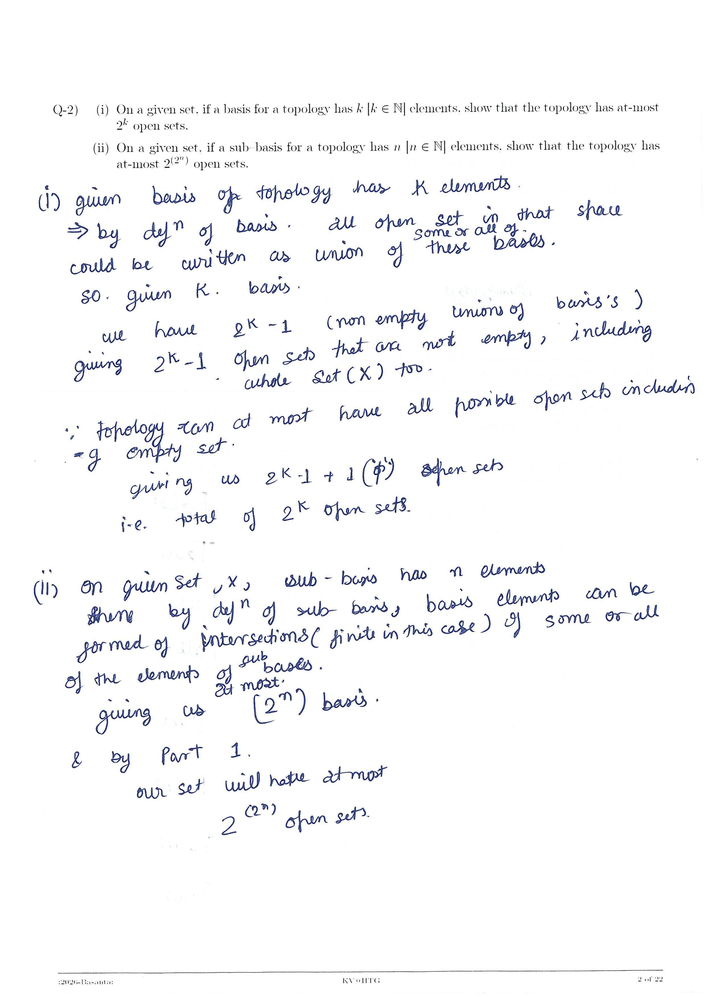
#> input picture samples/sample_A/5_prepared.png, 706 x 999 px, shrunk from 1447 x 2048 before the run
$ python sparse_page.py
#> lines starting #> are read from the running program, lines starting #| are printed output that depends on the picture; after the words box and inside, x2 and y2 are one past the last pixel; in counts of white or black regions, pixels touching at a corner belong together
# -*- coding: utf-8 -*-
"""
Created on Mon Apr  6 23:50:39 2026

@author: Gaurav
"""

#!/usr/bin/env python3
import cv2, numpy as np, shutil, sys
from pathlib import Path

def main():
    print("🧠 Smart Page Sorter (Blank / Sparse / Content)")

    # 1. Paths
    src_input = input("📁 Source folder path: ").strip().strip('"').strip("'")
#> the answer given: ../samples/sample_A
    dst_root = input("📂 Destination base folder (will create 3 subfolders): ").strip().strip('"').strip("'")
#> the answer given: ../samples/sample_A

    # 2. Configuration
    try:
        threshold_val = int(input("🌑 Threshold for 'ink' (0-255) [default 200]: ").strip() or 200)
#> the answer given: 100
        if not (0 < threshold_val <= 255): raise ValueError("Must be 1-255.")

        # These define your 3 buckets
        max_blank_ratio = float(input("📉 Max ratio (%) for Blank [default 0.05]: ").strip() or 0.05)
#> the answer given: 3
        max_sparse_ratio = float(input("📉 Max ratio (%) for Sparse [default 0.8]: ").strip() or 0.8)
#> the answer given: 3

    except ValueError as e:
        print(f"❌ Invalid input: {e}"); sys.exit(1)

    src_path = Path(src_input)
    base_dest = Path(dst_root)

    if not src_path.exists():
        print("❌ Source not found."); sys.exit(1)

    # Auto-create subfolders
    dir_content = base_dest / "01_Ready_for_Training"
    dir_sparse  = base_dest / "02_Review_Sparse"
    dir_blank   = base_dest / "03_Discard_Blank"

    for d in [dir_content, dir_sparse, dir_blank]:
        d.mkdir(parents=True, exist_ok=True)

    # Gather & Sort Images
    valid_ext = {'.png', '.jpg', '.jpeg', '.bmp', '.tiff'}
    files = sorted([f for f in src_path.iterdir() if f.suffix.lower() in valid_ext])
    if not files:
        print("⚠️ No images found."); sys.exit(0)

    print(f"\n📊 Sorting {len(files)} pages into 3 categories...\n")
    counters = {"content": 0, "sparse": 0, "blank": 0, "errors": 0}

    for i, img_path in enumerate(files, 1):
        try:
            img = cv2.imread(str(img_path))
#> img is the input picture: shape (999, 706, 3); mean B, G, R 249.2, 247.8, 247.5
            if img is None:
                counters["errors"] += 1
                continue

            # 1. Pre-processing
            gray = cv2.cvtColor(img, cv2.COLOR_BGR2GRAY)
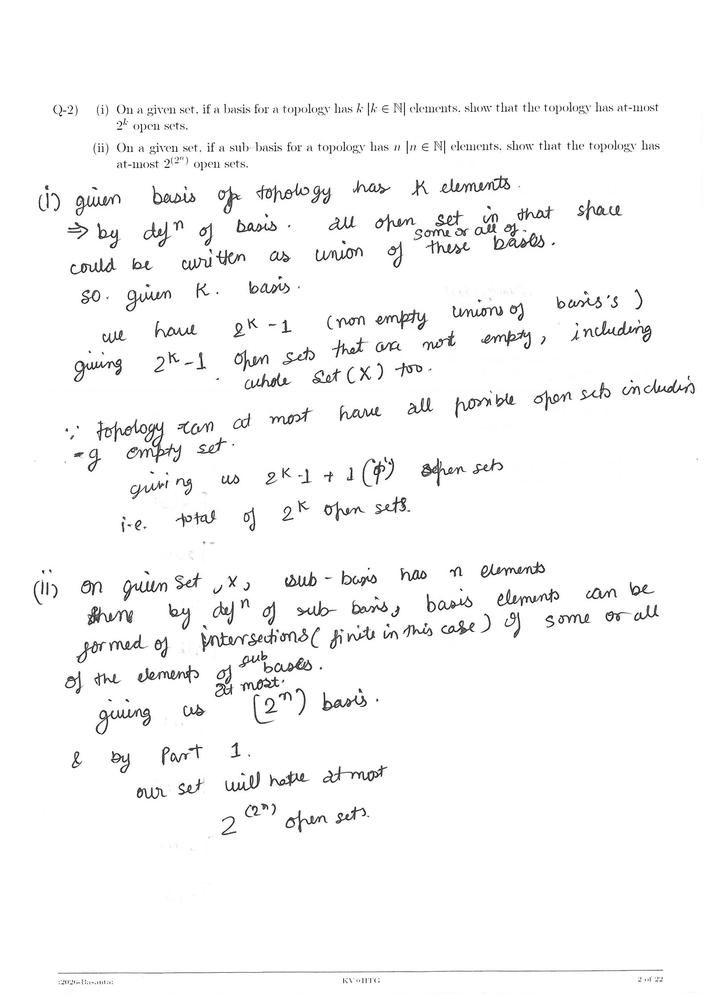
#> gray: shape (999, 706); min 5, max 255, mean 247.8
            # Invert: Text becomes White (255), Background becomes Black (0)
            _, binary = cv2.threshold(gray, threshold_val, 255, cv2.THRESH_BINARY_INV)
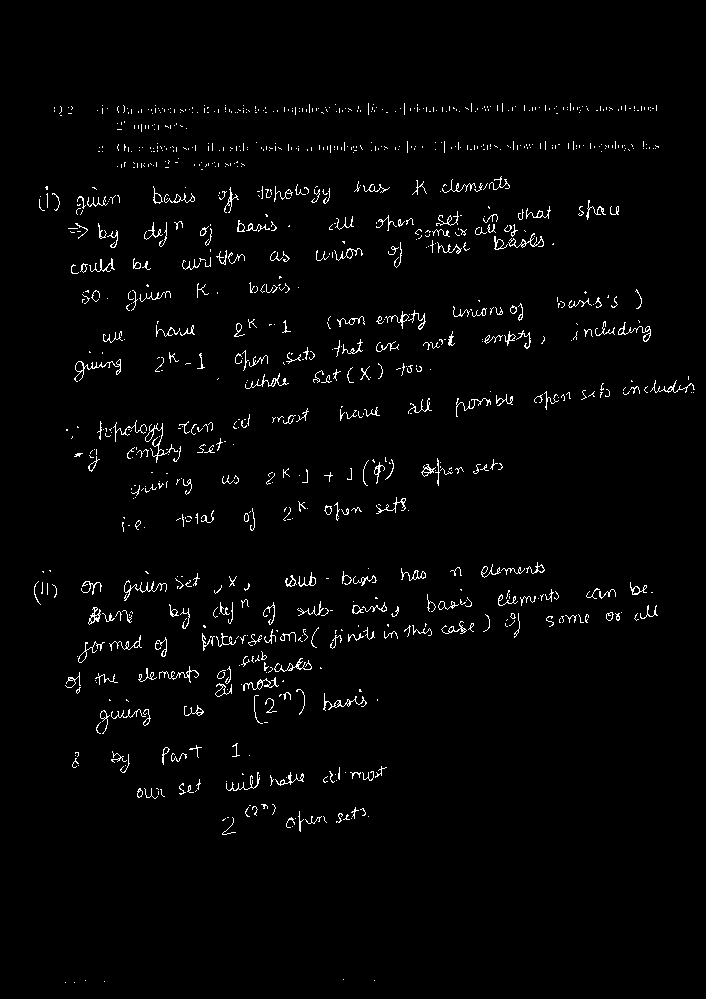
#> binary: shape (999, 706); 2.1% white in thin lines or dots, all inside (x1, y1, x2, y2) = (34, 103, 695, 983)

            # 2. Morphological operations to connect fragmented letters into words
            kernel = cv2.getStructuringElement(cv2.MORPH_RECT, (3, 3))
            dilated = cv2.dilate(binary, kernel, iterations=2)
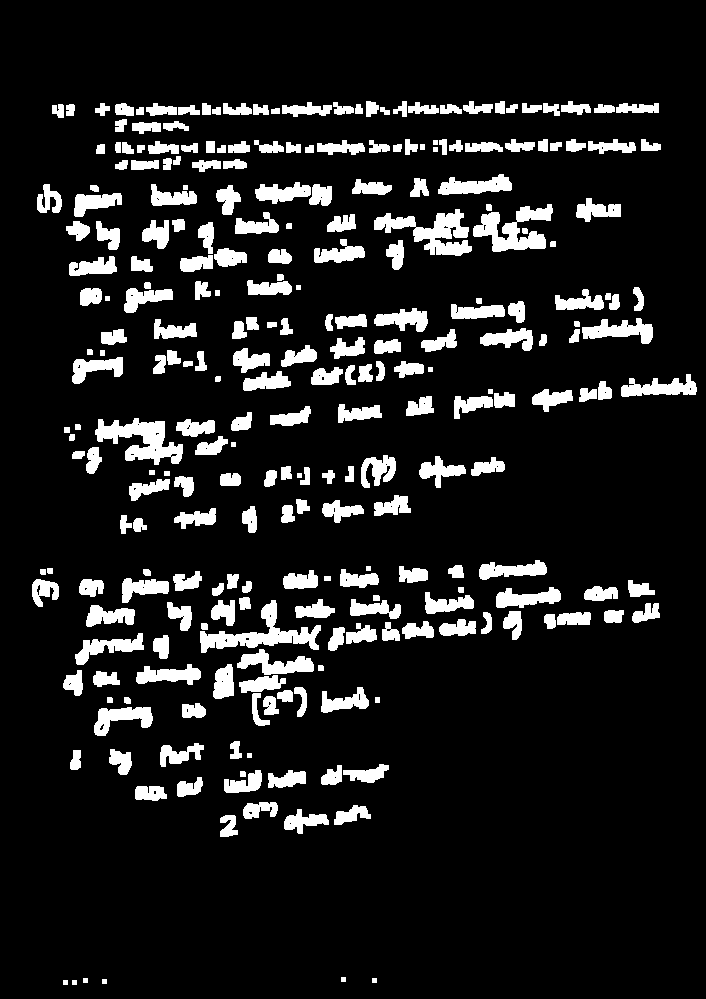
#> dilated: shape (999, 706); 11.5% white; 272 white regions

            # 3. Find Contours (Text Blobs)
            contours, _ = cv2.findContours(dilated, cv2.RETR_EXTERNAL, cv2.CHAIN_APPROX_SIMPLE)
#> contours = 272 contours, 17 with area under 20; largest, box (x1, y1, x2, y2) and area: (95, 418, 183, 465) 1874, (374, 209, 472, 256) 1811, (200, 600, 321, 653) 1794, (473, 204, 553, 252) 1691, (237, 649, 314, 675) 884

            # Filter noise (blobs smaller than 10 pixels)
            valid_contours = [c for c in contours if cv2.contourArea(c) > 10]
#> valid_contours has the same summary as contours
            num_words = len(valid_contours)
#> num_words = 272

            # 4. Calculate Dark Pixel Ratio
            total_pixels = img.shape[0] * img.shape[1]
#> total_pixels = 705294
            dark_pixels = cv2.countNonZero(binary)
#> dark_pixels = 14895
            dark_pct = (dark_pixels / total_pixels) * 100
#> dark_pct = 2.11

            # 5. Classification Logic
            # BLANK: Almost zero black pixels AND zero text components
            if dark_pct <= max_blank_ratio and num_words < 3:
                target_dir = dir_blank
                label = "⬜ Blank"
                counters["blank"] += 1

            # SPARSE: Low ink ratio OR very few word-blobs (like the example page)
            elif dark_pct <= max_sparse_ratio or num_words < 15:
                target_dir = dir_sparse
                label = "⚠️ Sparse"
                counters["sparse"] += 1

            # CONTENT: High ink density and many text components
            else:
                target_dir = dir_content
                label = "✅ Content"
                counters["content"] += 1

            # Move file
            shutil.copy2(str(img_path), target_dir / img_path.name)
            print(f"[{i}/{len(files)}] {label}: {img_path.name} (Ink:{dark_pct:.2f}%, Words:{num_words})")
#| [1/1] ⚠️ Sparse: 5_prepared.png (Ink:2.11%, Words:272)

        except Exception as e:
            counters["errors"] += 1
            print(f"[{i}/{len(files)}] ❌ Error {img_path.name}: {e}")

    print("\n📊 Sorting Complete!")
    print(f"✅ Content (01): {counters['content']}")
    print(f"⚠️ Sparse (02): {counters['sparse']}")
    print(f"⬜ Blank (03): {counters['blank']}")
    print(f"❌ Errors: {counters['errors']}")
    print(f"\n📂 Results saved to: {base_dest.absolute()}")

if __name__ == '__main__':
    main()
